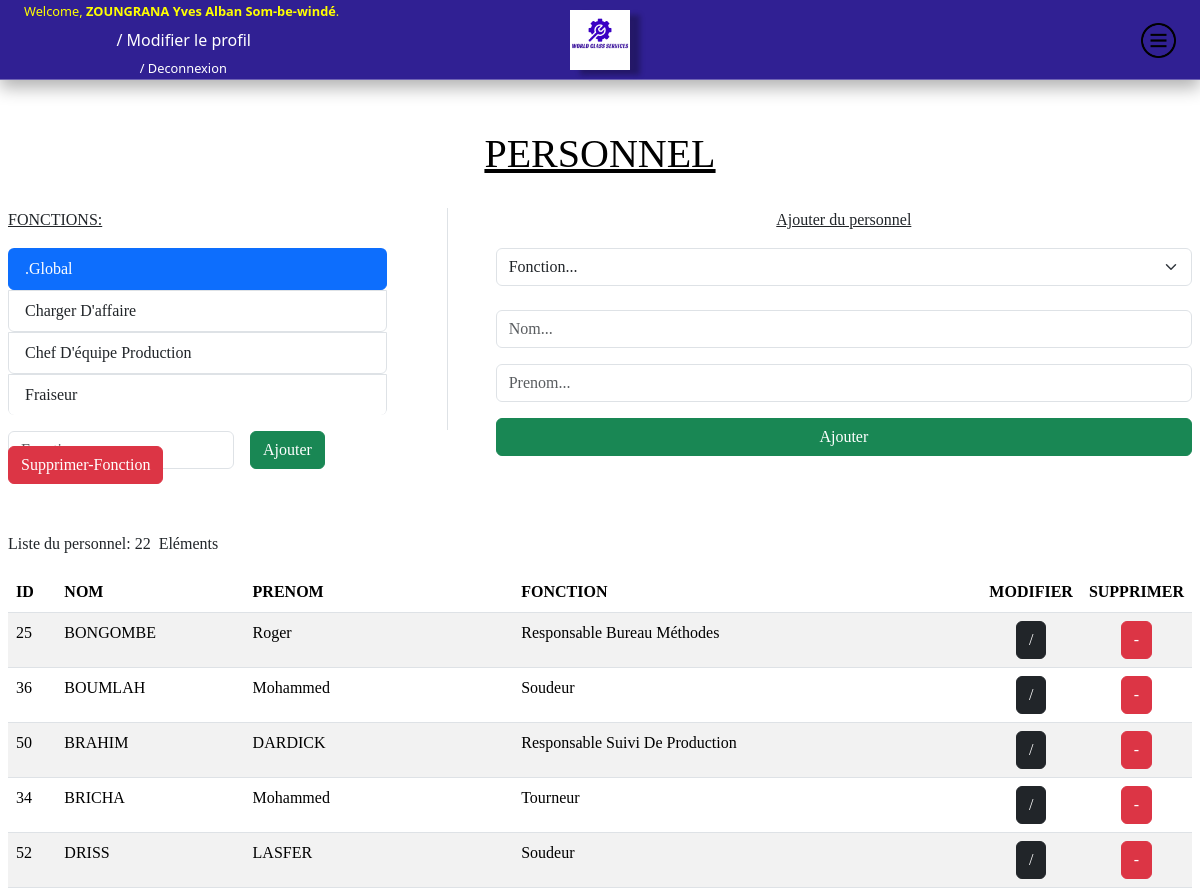
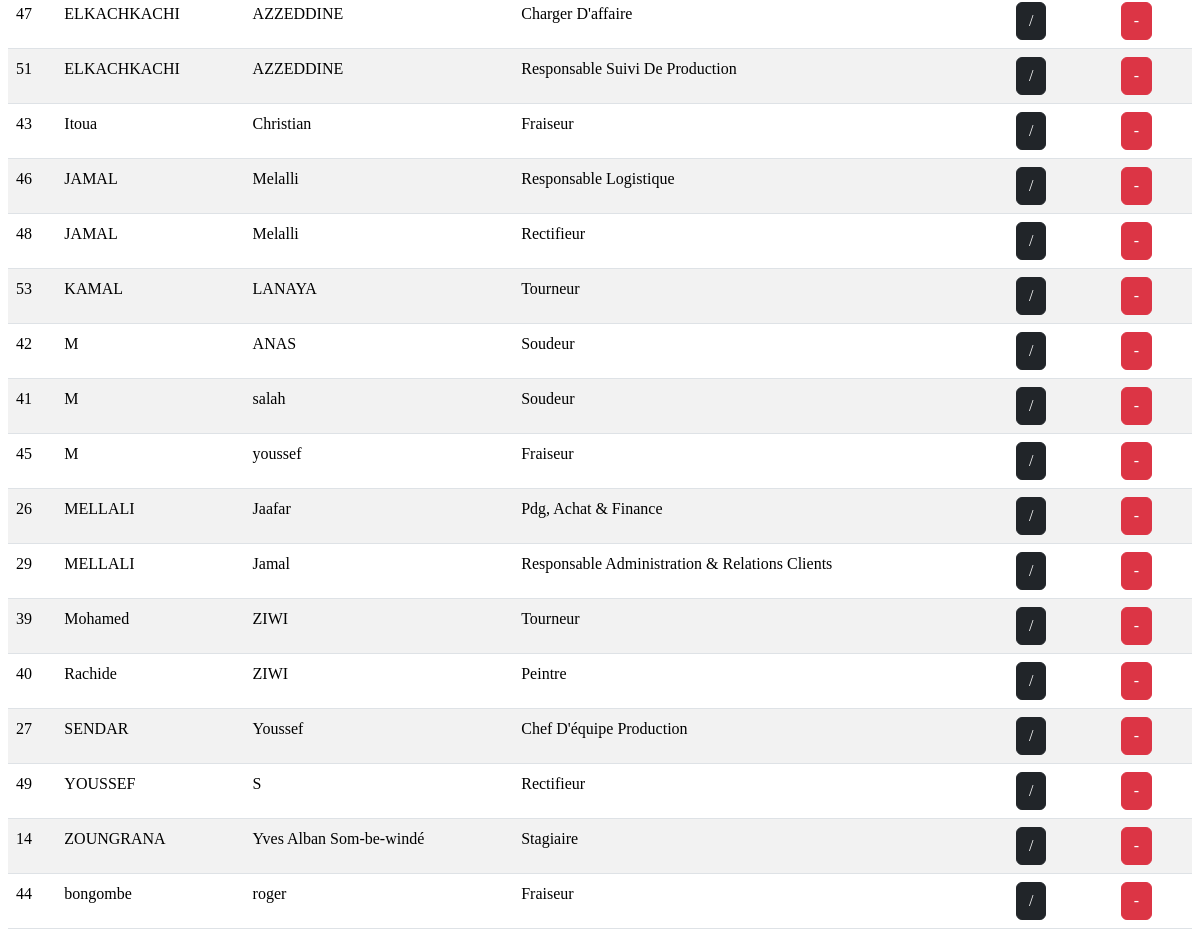
/gestion_employe/ (signed in), run on the app's committed database (2 pictures, top to bottom).
### magasinwcs/models.py (models this page shows, shortened)
class Employe(models.Model):
    nom = models.CharField(max_length=30)
    prenom = models.CharField(max_length=70)
    fonction = models.ForeignKey(Fonction, on_delete=models.CASCADE)
    email = models.EmailField(null=True, blank=True, unique=True)
    password = models.CharField(max_length=20, default='AZERTY')
    def __str__(self):
        return self.nom + ' ' + self.prenom

class Fonction(models.Model):
    nom = models.CharField(max_length=60)
    @classmethod
    def get_default_fonction(cls) -> "Fonction":
        fonction, _ = cls.objects.get_or_create(nom=".Global")
        return fonction

### magasinwcs/views.py (the view)
# urls.py: path('gestion_employe/', views.gestion_employe, name="gestion_employe"),
def gestion_employe(request):
    if 'user' in request.session:
        if 'fonction' in request.POST:
            fonction_pk = request.POST.get("fonction")
            fonction = get_object_or_404(Fonction, pk=fonction_pk)
            if fonction.nom == ".Global":
                employes = Employe.objects.all().order_by('nom','prenom')
            else:
                employes = Employe.objects.filter(fonction=fonction).order_by('nom','prenom')
            context = {}
            context["employes"] = employes
            context["glob"] = get_object_or_404(Fonction, pk=fonction_pk)
        else:
            context = {}
            context["employes"] = Employe.objects.all().order_by('nom','prenom')
            context["glob"] = Fonction.get_default_fonction()
        context["fonctions"] = Fonction.objects.all().order_by('nom')
        context["user"] = Employe.objects.get(pk=request.session.get('user'))
        return render(request, 'magasinwcs/gestion_employe.html', context=context)
    else:
        return redirect('login')

### templates/magasinwcs/gestion_employe.html (shortened to what this page needs)
{% extends "magasinwcs/base.html"%}
{% block bodyid %}gestion_materiel{% endblock %}
{% block content %}
    <h1 id="entete">PERSONNEL</h1>
    <div class="row" style="height: 60%;">
        <div class="col-4 " style="height: 75%;">
            <p class="sous-titre">FONCTIONS:</p>
            <div id="fonctions" class="list-group flex-column overflow-auto" style="height:100%;">
                {% for fonction in fonctions %}
                    <form class="list-group" method="POST"  action="{% url 'gestion_employe' %}">
                        <button class="list-group-item {% if fonction.pk == glob.pk %}active{% endif %} text-start z-0">{{ fonction.nom }}</button>
                    </form>
                {% endfor %}
            </div>
            <form method="POST" action="{% url 'add-fonction' %}" class="d-flex gap-3 mt-3 mb-3">
                <label>
                </label>
                <button type="submit" class="btn btn-success" >Ajouter</button>
            </form>
        </div>
        <div class="col ms-5 ps-5 border-start" style="height: 100%;">
            <p class="sous-titre text-center ">Ajouter du personnel</p>
            <form method="POST" action="{% url 'add-employe' %}" class="d-flex flex-column text-end ">
                <label>
                    <select class="form-select mb-2" name="fonction" id="fonction" required>
                        <option value=""  hidden>Fonction...</option>
                    </select>
                </label>
                <label>
                    <input type="text" class="form-control mt-3" name="employe-nom" placeholder="Nom...">
                </label>
                 <label>
                     <input class="form-control mt-3" name="employe-prenom" placeholder="Prenom...">
                </label>
                <button type="submit" class="btn btn-success mt-3 ">Ajouter</button>
            </form>
        </div>
    </div>
    <form onsubmit="confirm('Supprimer la fonction?')" action="{% url 'delete-fonction' %}" method="POST">
        <button type='submit' hx-post = "{% url 'delete-fonction' %}" hx-target = "closest body" hx-trigger = "click"
                         hx-swap = "outerHtml" hx-push-url="false" hx-confirm="Supprimer l'élément?" class="btn btn-danger mt-3"
                          value='Supprimer-Fonction'>Supprimer-Fonction</button>
    </form>
    <p class="mt-5">Liste du personnel: <span>{% for employe in employes %} {% if forloop.last %} {{forloop.counter}} &nbsp;Eléments {% endif %} {% endfor %} </span></span></p>
    <div id="employes">
          {% include "magasinwcs/liste_employe.html" with employes=employes %}
    </div>
{% endblock %}

### templates/magasinwcs/base.html (shortened to what this page needs)
{% load i18n %} {% load static %}
<!DOCTYPE html>
<html lang="en" >
  <head>
    <link
      href="https://cdn.jsdelivr.net/npm/bootstrap@5.3.1/dist/css/bootstrap.min.css"
      rel="stylesheet"
    />
    <link href="/static/css/style.css" rel="stylesheet" />
  </head>
  <body id="{%block bodyid %}genericPage{%endblock %}" hx-boost="true" onload='stock_value()' >
    <header>
      <nav class="navbar">
        <div class="logo">
          <img width="80px" alt="logo" src="{% static '/img/logo.png' %}" />
        </div>
        <div class="utilisateur">
          <p>Welcome, <b>{{ user }}</b>.</p>
          <form action="{% url 'employe_update' %}" method="POST">
            <button id="profil_update" class="btn btn-link">
              &nbsp;/&nbsp;Modifier le profil
            </button>
          </form>
          <a href="{% url 'deconnexion' %}">&nbsp;/&nbsp;Deconnexion</a>
        </div>
        <img src="/static/img/menu.png" alt="menu" id="menu" />
      </nav>
    </header>
    <main>{% block content %}{% endblock %}</main>
  </body>
</html>

### templates/magasinwcs/liste_employe.html (shortened to what this page needs)
{% if not employeplus %}
<table class="table table-striped table-hover ">
    <thead>
        <tr>
            <th scope="col">ID</th>
            <th scope="col">NOM</th>
            <th scope="col">PRENOM</th>
            <th scope="col">FONCTION</th>
            <th scope="col" class='choix text-center'>MODIFIER</th>
            <th scope="col" class='choix text-center'>SUPPRIMER</th>
        </tr>
    </thead>
    <tbody id="employeplus">
        {% for employe in employes %}
                <tr>
                    <td>{{ employe.id }}</td>
                    <td>{{ employe.nom }}</td>
                    <td>{{ employe.prenom }}</td>
                    <td>{{ employe.fonction.nom }}</td>
                    <td class='text-center'>
                        <form action="{% url 'employe_update' %}" method="POST">
                            <button class="btn btn-dark">/</button>
                        </form>
                    </td>
                    <td class='text-center'><button class="btn btn-danger" hx-get = "/delete-employe/{{ employe.pk }}/" hx-target = "closest tr" hx-trigger = "click"
                           hx-push-url="false" hx-swap = "outerHtml" hx-confirm="Supprimer l'élément?">-</button></td>
                 </tr>
        {% endfor %}
        </tbody>
</table>
{% endif %}

### static/css/style.css (style rules this page uses)
* { margin: 0; padding: 0; text-decoration: none; list-style: none; }
header { height: 80px; width: 100%; background-color: #302093; box-shadow: 0 0.5rem 1rem rgba(0,0,0,0.3), inset 0 -1px 0 rgba(255,255,255,0.3); position: fixed; top: 0; z-index: 3; }
.navbar { position: absolute; padding: 10px 30px; display: flex; justify-content: space-between; align-items: center; width: 100%; box-sizing: border-box; }
.navbar a { color: white; margin: 0; padding: 0; text-decoration: none; list-style: none; }
.navbar .logo { font-size: 1.5em ; font-weight: bold; margin: 0; padding: 0; display: flex; align-items: center; }
.navbar .logo img { width: 60px; box-shadow: 10px 5px 5px rgba(7, 6, 6, 0.3); }
.navbar .utilisateur { display: flex; align-items: center; }
.navbar .utilisateur p { color: yellow; margin: 0; }
.navbar #menu { position: absolute; display: none; width: 35px; right: 50px; }
#profil_update { text-decoration: none; color: white; }
#entete { color: black; text-decoration: underline; text-align: center; margin-bottom: 30px; }
.choix { width: 2%; }
main { height: 100vh; padding: 130px 4.5vh 5vh 22.3%; font-family: Georgia, serif; }
main .sous-titre { text-decoration: underline; }
tbody { text-align: justify; }
@media screen and (max-device-width: 1300px) and (max-width: 1300px) { .navbar { padding: 10px 0; font-size: 1em; justify-content: space-around; } }
@media screen and (max-device-width: 1300px) and (max-width: 1300px) { .navbar #menu { display: block; right: 3vh; z-index: 2; } }
@media screen and (max-device-width: 1300px) and (max-width: 1300px) { .navbar .utilisateur { position: absolute; font-size: 0.8em; display: flex; flex-direction: column; left: 3vh; } }
@media screen and (max-device-width: 1300px) and (max-width: 1300px) { main { padding: 130px 1vh 25%; } }

### data on the page
Employe: nom+prenom "ZOUNGRANA Yves Alban Som-be-windé", id "14", nom "ZOUNGRANA", prenom "Yves Alban Som-be-windé", fonction.nom "Stagiaire"
Fonction: nom ".Global"
Fonction: nom "Charger D'affaire"
Fonction: nom "Chef D'équipe Production"
Fonction: nom "Fraiseur"
Employe: id "44", nom "bongombe", prenom "roger", fonction.nom "Fraiseur"
Employe: id "25", nom "BONGOMBE", prenom "Roger", fonction.nom "Responsable Bureau Méthodes"
Employe: id "36", nom "BOUMLAH", prenom "Mohammed", fonction.nom "Soudeur"
Employe: id "50", nom "BRAHIM", prenom "DARDICK", fonction.nom "Responsable Suivi De Production"
Employe: id "34", nom "BRICHA", prenom "Mohammed", fonction.nom "Tourneur"
Employe: id "52", nom "DRISS", prenom "LASFER", fonction.nom "Soudeur"
Employe: id "47", nom "ELKACHKACHI", prenom "AZZEDDINE", fonction.nom "Charger D'affaire"
Employe: id "51", nom "ELKACHKACHI", prenom "AZZEDDINE", fonction.nom "Responsable Suivi De Production"
Employe: id "43", nom "Itoua", prenom "Christian", fonction.nom "Fraiseur"
Employe: id "46", nom "JAMAL", prenom "Melalli", fonction.nom "Responsable Logistique"
Employe: id "48", nom "JAMAL", prenom "Melalli", fonction.nom "Rectifieur"
Employe: id "53", nom "KAMAL", prenom "LANAYA", fonction.nom "Tourneur"
Employe: id "42", nom "M", prenom "ANAS", fonction.nom "Soudeur"
Employe: id "41", nom "M", prenom "salah", fonction.nom "Soudeur"
Employe: id "45", nom "M", prenom "youssef", fonction.nom "Fraiseur"
Employe: id "26", nom "MELLALI", prenom "Jaafar", fonction.nom "Pdg, Achat & Finance"
Employe: id "29", nom "MELLALI", prenom "Jamal", fonction.nom "Responsable Administration & Relations Clients"
Employe: id "39", nom "Mohamed", prenom "ZIWI", fonction.nom "Tourneur"
Employe: id "40", nom "Rachide", prenom "ZIWI", fonction.nom "Peintre"
Employe: id "27", nom "SENDAR", prenom "Youssef", fonction.nom "Chef D'équipe Production"
Employe: id "49", nom "YOUSSEF", prenom "S", fonction.nom "Rectifieur"
